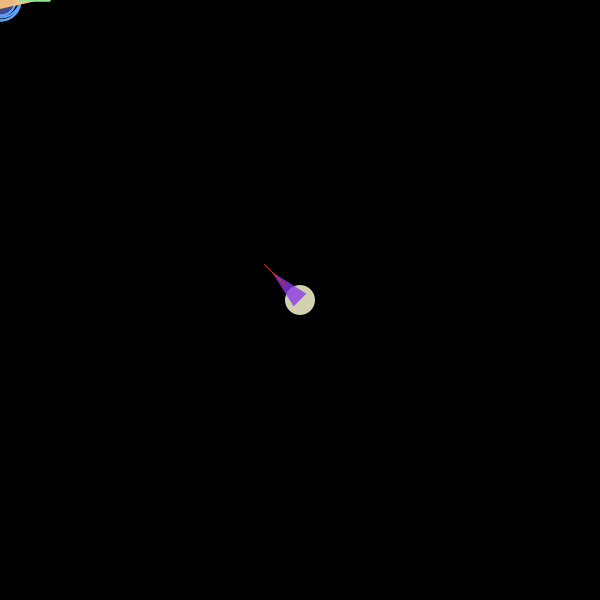
Frame 1 (no input)
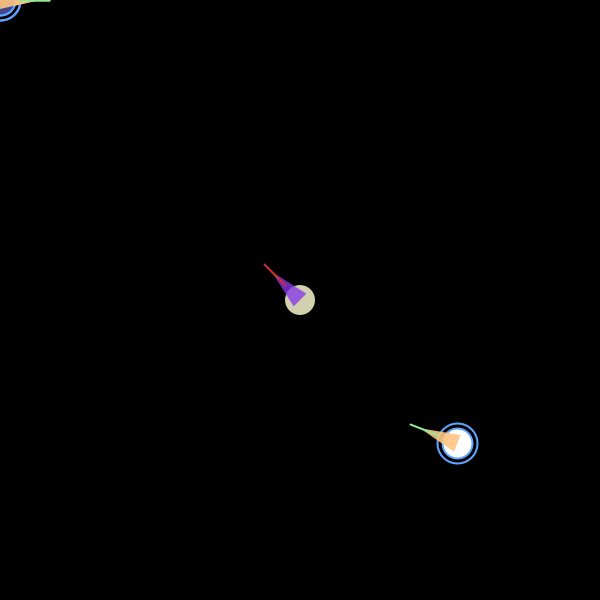
Frame 60 (the mouse pressed at the canvas centre just before this capture)
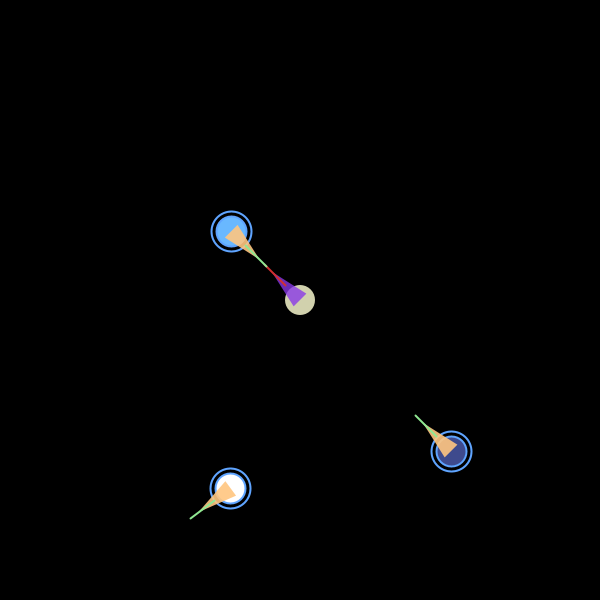
Frame 120 (the mouse held since frame 60 and released just before this capture)

The Processing sketch that drew these frames (run headless with seeded random() and noise(); from frame 60 on, the mouse is pressed at the canvas centre):

// Processing sketch: Agents_OOP
// ── Agents_OOP.pde
Agent vehicle;
Enemy villian;
Agent bug;
Agent eve;

float attraction = 1.0;

void setup() {
  size(600, 600);
  attraction = random(0, 1);
  vehicle = new Agent(width/2, height/2);
  villian = new Enemy(width/2, height/2, attraction);
  bug = new Agent(width/2, height/2);
  
  eve = new Agent(width/3, height/3);
}



void draw() {
  background(0);
  vehicle.checkSides();
  bug.checkSides();
  
  eve.checkSides();

  PVector mouse = new PVector(mouseX, mouseY);
  vehicle.seek(mouse);
  
  bug.walk();
  bug.flee(mouse);
  //eve.pursue(bug);
  eve.evade(vehicle);

  eve.update();
  vehicle.update();
  villian.update(vehicle);
  bug.update();
  
  villian.render(vehicle.velocity, 1.0, vehicle);
  vehicle.render(105, 184, 255);
  bug.render(255, 255, 255);
  eve.render(62, 74, 141);
}
// ── Agent.pde
class Agent {

  PVector location;
  PVector velocity;
  PVector acceleration;
  PVector v;

  public float maxSpeed = 5.0; // Maximum speed
  public float maxForce = 3.0; // Maximum steering force

  public float maxPursue = 20.0; // Maximum steering force
  public float maxEvade = 10.0; // Maximum steering force
  float wandertheta;
  PVector noiseoff;


  int bigC, littleC;
  float max, radSec;

  Agent(int x, int y) {
    acceleration = new PVector(0, 0);
    location = new PVector(0, 0);
    velocity = new PVector(0, 0);
    bigC = 40;
    littleC = 30;
    max = 10;

    maxSpeed = 6;
    maxForce = 0.5;

    noiseoff = new PVector(random(1000), random(1000));
    wandertheta = 0;
  }

  void update() {
    /*
    PVector mouse = new PVector(mouseX, mouseY);
     PVector dir = PVector.sub(mouse, location);
     dir.normalize();
     dir.mult(4);
     acceleration = dir;
     */
    velocity.add(acceleration);
    velocity.limit(maxSpeed);

    location.add(velocity);
    acceleration.mult(0);  // reset acceleration each cycle
  }

  void applyForce(PVector force) {
    //add mass here if desired ... A = F/M
    acceleration.add(force);
  }

  //Steering !!   Steering = desired - velocity //
  void seek(PVector target) {
    // figure out the vector to our target from our current location
    PVector desired = PVector.sub(target, location);

    /*
    desired.normalize();
     desired.mult(maxSpeed);
     */

    //scale to max speed. not teleporting
    desired.setMag(maxSpeed);
    // once we have that desired velocity, 
    //subtract from it our current velocity vector:
    PVector steering = PVector.sub(desired, velocity);
    steering.limit(maxForce);  //limiting
    applyForce(steering);
  }

  void walk() {
    velocity.x = map(noise(noiseoff.x), 0, 1, -1, 1);
    velocity.y = map(noise(noiseoff.y), 0, 1, -1, 1);
    velocity.mult(5);
    noiseoff.add(0.01, 0.01, 0);
    //constrain
  }


  void flee(PVector target) {
   // /*
    PVector steering;
     float radius = 1;
     //PVector desired = PVector.sub(location, target);
     PVector desired = PVector.sub(target, location);
     float distance = desired.mag();
     // If the distance is greater than 0, calc steering (otherwise return zero vector)
     if( distance > 0 && distance < (radius*100)*(radius*100)){
     desired.setMag(maxForce); 
     //steering = PVector.sub(velocity, desired);
     steering = PVector.sub(velocity, desired);
     }
     else {
     steering = new PVector(0, 0);
     
     }
     //*/
    /*
    desired.normalize();
     desired.mult(maxSpeed);
     */
    /*
    PVector desired = PVector.sub(location, target);
     //scale to max speed. not teleporting
     desired.setMag(maxSpeed);
     PVector steering = PVector.sub(desired, velocity);
     steering.limit(maxForce);  //limiting
     
     */
    /*
    PVector desired = PVector.sub(location, target);
    desired.setMag(maxSpeed);
    PVector steering = PVector.sub(desired, velocity);
    steering.limit(maxForce);  //limiting
     */
    applyForce(steering);
  }

  void pursue(Agent a) {
    PVector steer = new PVector();
    steer = PVector.sub(a.location, location);
    /*
    
     get the velocity
     normalize it
     multiple to scale = new/predicted location
     predicted loc - current loc = velocity
     velocity set mag
     desired from velocity
     limit by max force
     apply it
     
     */
    steer.mult(maxPursue);
    applyForce(steer);
  }


  void evade(Agent a) {
    //PVector steer = new PVector();
    float distance = dist(location.x, a.location.x, location.y, a.location.y);
    if ( distance < 100) {
      this.flee(a.location);
     // steer.mult(maxEvade);
      //applyForce(steer);
    }
    else{
      this.walk();
    }
  }


  void render(int r, int g, int b) {

    // Draw a triangle rotated in the direction of velocity
    float theta = velocity.heading2D() + PI/2;
    color skin = color(r, g, b);
    stroke(95, 164, 255);
    strokeWeight(2);
    noFill();
    pushMatrix();
    translate(location.x, location.y);
    ellipse(0, 0, bigC, bigC); //variable ellipse(location.x, location.y, bigC, bigC); //variable 
    //fill(95, 164, 255);
    fill(skin);
    ellipse(0, 0, littleC, littleC); //variable ellipse(location.x, location.y, bigC, bigC); //variable 
    noFill();
    fill(255, 197, 127, 230);
    noStroke(); 

    radSec = 0;

    //rotate(radians(radSec));  // use this to rotate for time
    rotate(theta);
    triangle( -9, 0, 0, -40, 9, 0);
    stroke(144, 232, 146);
    line(0, -20, 0, -50);
    popMatrix();
  }

  void checkSides() {

    if (location.x > width) {
      //location.x *= -1;
      //location.x += -location.x;
      location.x = 0;
    }

    if (location.x < 0) {
      //location.x *= -1;
      //location.x += +location.x;
      location.x = width;
    }

    if (location.y > height) {
      //location.y *= -1;
      location.y = 0;
    }
    if (location.y < 0) {
      //location.y *= -1;
      location.y = height;
    }
  }
}
// ── Enemy.pde
class Enemy {
  PVector location;
  PVector velocity;
  PVector acceleration;
  PVector v, turn;
  PVector agentLoc, dir;
  int bigC, littleC; // ellipse widths
  float max;  //max speed
  float angle, radSec, distAgent, pastDist, attract;
  float xX, yY;

  Enemy(int x, int y, float attract) {
    location = new PVector(x, y);
    velocity = new PVector(0, 0);
    bigC = 40;
    littleC = 30;
    max = 10;
    attract = attraction;
  }

  void update(Agent a) {
    
    //PVector dir = PVector.sub(location, a.location);
    //dir.normalize();
    //angle = a.velocity.heading();
    //angle = a.velocity.heading2D();
    //angle = atan2(a.location.y, a.location.x) * -1;
    /*
    agentLoc = new PVector(a.location.x, a.location.y);
    dir = PVector.sub(agentLoc, location);
    distAgent = dir.mag();
    pastDist = distAgent;
    turn = PVector.mult(dir, attract/distAgent);
    turn.add(random(0.1), random(0.1), 0);
    velocity.add(turn);
    velocity.normalize();
    */
    float dx = a.location.x - location.x;
    float dy = a.location.y - location.y;
    
    angle = atan2(dy, dx);
    angle += radians(90);
    
   
    //location.x = mouseX - (cos(angle));
    //location.y = mouseY - (sin(angle));
    
    //rotate2D(a.velocity);
    
  }
  
  void rotate2D(PVector v){

    float m = v.mag(); 
    float a = v.heading2D();
    //a += theta;
    
    v.x = m * cos(a);
    v.y = m * sin(a);
    
  
    /*
    float xTemp = v.x;
    v.x = v.x*cos(theta) - v.y*sin(theta);
    v.y = xTemp*sin(theta) + v.y*cos(theta);
    */
    
  }
  
  
  
  void render(PVector v, float scayl, Agent a) {
    noStroke();
    noFill();
    pushMatrix();
    translate(location.x, location.y);
    //rotate(a.velocity.heading2D());
    //angle = a.velocity.heading2D() + PI/2;
    //float len = v.mag()*scayl;
    rotate(angle);
    ellipse(0, 0, bigC, bigC); //variable ellipse(location.x, location.y, bigC, bigC); //variable 
    fill(209, 209, 173);
    ellipse(0, 0, littleC, littleC); //variable ellipse(location.x, location.y, bigC, bigC); //variable 
    fill(137, 55, 232, 200);
    noStroke();
   
    triangle( -9, 0, 0, -40, 9, 0);
    stroke(209, 47, 48);
    line(0, -20, 0, -50);
    popMatrix();
  }
}
